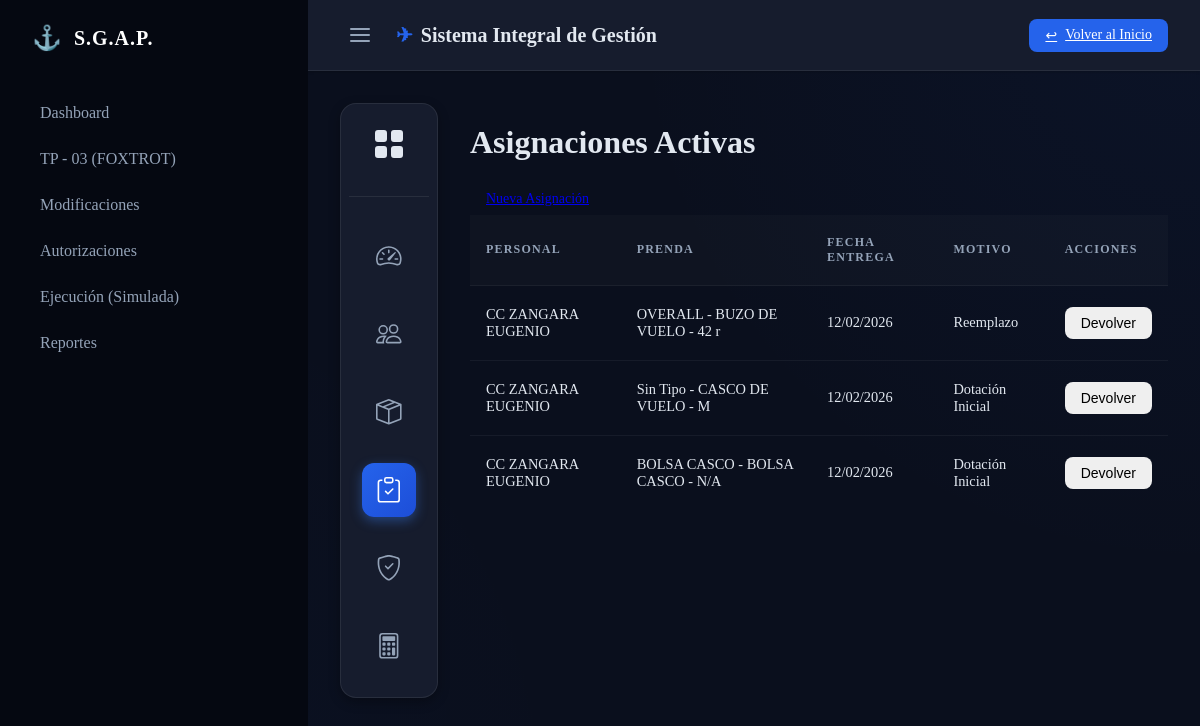
Page /logistica/asignaciones/ (signed in) on the committed database.
### logistica/models.py (models this page shows, shortened)
class Asignacion(models.Model):
    MOTIVO_CHOICES = [
        ('inicial', 'Dotación Inicial'),
        ('reemplazo', 'Reemplazo'),
        ('desgaste', 'Desgaste'),
        ('campana', 'Campaña'),
        ('otro', 'Otro'),
    ]
    personal = models.ForeignKey(Personal, on_delete=models.CASCADE, related_name='asignaciones')
    prenda = models.ForeignKey(Prenda, on_delete=models.CASCADE, related_name='historial_asignaciones')
    fecha_entrega = models.DateField(default=timezone.now)
    fecha_devolucion = models.DateField(null=True, blank=True)
    motivo = models.CharField(max_length=20, choices=MOTIVO_CHOICES)
    activo = models.BooleanField(default=True)

class Personal(models.Model):
    GRADOS_CHOICES = [
        ('CF', 'Capitán de Fragata'),
        ('CC', 'Capitán de Corbeta'),
        ('TN', 'Teniente de Navío'),
        ('TF', 'Teniente de Fragata'),
        ('TC', 'Teniente de Corbeta'),
        ('GU', 'Guardiamarina'),
        ('SM', 'Suboficial Mayor'),
        ('SP', 'Suboficial Principal'),
        ('SI', 'Suboficial Primero'),
        ('SS', 'Suboficial Segundo'),
        ('CP', 'Cabo Principal'),
        ('CI', 'Cabo Primero'),
        ('CS', 'Cabo Segundo'),
        ('MR', 'Marinero Primero'),
        ('M2', 'Marinero Segundo'),
        ('CV', 'Civil'),
    ]
    legajo = models.CharField(max_length=20, unique=True)
    apellido = models.CharField(max_length=100)
    nombre = models.CharField(max_length=100)
    grado = models.CharField(max_length=2, choices=GRADOS_CHOICES)
    unidad = models.CharField(max_length=100, default='Escuadrilla Aeronaval')
    rol = models.CharField(max_length=20, choices=ROLES_CHOICES)
    estado = models.BooleanField(default=True, help_text="Activo / Baja")
    talle_casco = models.CharField(max_length=20, blank=True, null=True, verbose_name="Talle de Casco")
    talle_guantes = models.CharField(max_length=20, blank=True, null=True, verbose_name="Talle de Guantes")
    talle_overall = models.CharField(max_length=20, blank=True, null=True, verbose_name="Talle de Overall")
    talle_botas = models.CharField(max_length=20, blank=True, null=True, verbose_name="Talle de Botas")
    def __str__(self):
        return f"{self.grado} {self.apellido} {self.nombre}"
    class Meta:
        verbose_name_plural = "Personal"

class Prenda(models.Model):
    ESTADO_CHOICES = [
        ('deposito', 'En Depósito'),
        ('asignada', 'Asignada'),
        ('reparacion', 'En Reparación'),
        ('fs', 'Fuera de Servicio'),
        ('baja', 'Baja Definitiva'),
    ]
    tipo_prenda = models.ForeignKey(TipoPrenda, on_delete=models.SET_NULL, null=True, blank=True)
    descripcion = models.CharField(max_length=200, help_text="Ej: Marca, Modelo específico, etc.")
    talle = models.CharField(max_length=20)
    codigo_interno = models.CharField(max_length=50, unique=True)
    fecha_alta = models.DateField(default=timezone.now)
    vida_util_meses = models.PositiveIntegerField(help_text="Vida útil estimada en meses", blank=True, null=True)
    estado = models.CharField(max_length=20, choices=ESTADO_CHOICES, default='deposito')
    def __str__(self):
        tipo_nombre = self.tipo_prenda.nombre if self.tipo_prenda else "Sin Tipo"
        return f"{tipo_nombre} - {self.descripcion} - {self.talle}"

class TipoPrenda(models.Model):
    CATEGORIA_CHOICES = [
        ('vuelo', 'Ropa de Vuelo'),
        ('trabajo', 'Ropa de Trabajo'),
    ]
    nombre = models.CharField(max_length=100) # Ej: "Casco de Vuelo", "Campera"
    categoria = models.CharField(max_length=20, choices=CATEGORIA_CHOICES)
    vida_util_sugerida = models.PositiveIntegerField(help_text="En meses", default=12)

### logistica/views.py (the view)
# urls.py: path('asignaciones/', views.asignacion_list, name='asignacion_list'),
@login_required
def asignacion_list(request):
    asignaciones = Asignacion.objects.filter(fecha_devolucion__isnull=True)
    return render(request, 'logistica/asignacion_list.html', {'asignaciones': asignaciones})

### logistica/templates/logistica/asignacion_list.html (shortened to what this page needs)
{% extends 'logistica/base_logistica.html' %}
{% block logistica_content %}
<div class="d-flex justify-content-between flex-wrap flex-md-nowrap align-items-center pt-3 pb-2 mb-3 border-bottom">
    <h1 class="h2">Asignaciones Activas</h1>
    <div class="btn-toolbar mb-2 mb-md-0">
        <a href="{% url 'logistica:asignacion_create' %}" class="btn btn-sm btn-outline-primary">
        </a>
    </div>
</div>
<div class="table-responsive">
    <table class="table table-striped table-sm">
        <thead>
            <tr>
                <th>Personal</th>
                <th>Prenda</th>
                <th>Fecha Entrega</th>
                <th>Motivo</th>
                <th>Acciones</th>
            </tr>
        </thead>
        <tbody>
            {% for a in asignaciones %}
            <tr>
                <td>{{ a.personal }}</td>
                <td>{{ a.prenda }}</td>
                <td>{{ a.fecha_entrega|date:"d/m/Y" }}</td>
                <td>{{ a.get_motivo_display }}</td>
                <td>
                    <form action="{% url 'logistica:asignacion_return' a.pk %}" method="post" class="d-inline">
                        <button type="submit" class="btn btn-sm btn-outline-danger" onclick="return confirm('¿Confirmar devolución?')">
                            Devolver
                        </button>
                    </form>
                </td>
            </tr>
            {% empty %}
            <tr>
                <td colspan="5" class="text-center">No hay asignaciones activas.</td>
            </tr>
            {% endfor %}
        </tbody>
    </table>
</div>
{% endblock %}

### core/static/css/style.css (style rules this page uses)
:root { --primary: #2563eb; --primary-hover: #1d4ed8; --primary-blue: var(--primary); --primary-dark: var(--primary-hover); --accent: #f59e0b; --reinforcement: #06b6d4; --bg-body: #0a0f1d; --bg-card: #161c2d; --bg-sidebar: #050811; --bg-header: rgba(22, 28, 45, 0.8); --text-main: #e2e8f0; --text-muted: #94a3b8; --text-light: #f8fafc; --border-light: rgba(255, 255, 255, 0.08); --border-dim: rgba(255, 255, 255, 0.05); --success: #10b981; --danger: #ef4444; --warning: #f59e0b; --info: #3b82f6; --shadow-sm: 0 1px 3px rgba(0,0,0,0.2); --shadow-md: 0 4px 12px rgba(0,0,0,0.3); --shadow-lg: 0 12px 24px -10px rgba(0,0,0,0.5); --radius: 0.75rem; --radius-lg: 1rem; --glass: blur(10px) saturate(180%); }
body { margin: 0; font-family: 'Inter', -apple-system, BlinkMacSystemFont, inherit; background-color: var(--bg-body); background-image: radial-gradient(circle at top right, rgba(37, 99, 235, 0.05), transparent 40%), radial-gradient(circle at bottom left, rgba(37, 99, 235, 0.03), transparent 40%); color: var(--text-main); min-height: 100vh; overflow-x: hidden; -webkit-font-smoothing: antialiased; }
.btn { padding: 0.5rem 1rem; border-radius: 0.5rem; border: none; cursor: pointer; font-weight: 500; font-size: 0.875rem; transition: 0.2s; display: inline-flex; align-items: center; gap: 0.5rem; }
table { width: 100%; border-collapse: separate; border-spacing: 0; }
th, td { padding: 1.25rem 1rem; text-align: left; border-bottom: 1px solid var(--border-dim); }
th { background: rgba(255, 255, 255, 0.02); color: var(--text-muted); font-size: 0.75rem; text-transform: uppercase; font-weight: 700; letter-spacing: 0.1em; }
td { font-size: 0.9rem; color: var(--text-main); vertical-align: middle; }
tr:last-child td { border-bottom: none; }

### rows in the picture
Asignacion: personal "CC ZANGARA EUGENIO", prenda "OVERALL - BUZO DE VUELO - 42 r", fecha_entrega "12/02/2026", motivo "Reemplazo"
Asignacion: personal "CC ZANGARA EUGENIO", prenda "Sin Tipo - CASCO DE VUELO - M", fecha_entrega "12/02/2026", motivo "Dotación Inicial"
Asignacion: personal "CC ZANGARA EUGENIO", prenda "BOLSA CASCO - BOLSA CASCO - N/A", fecha_entrega "12/02/2026", motivo "Dotación Inicial"
